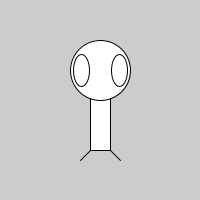
Frame 1 (no input)
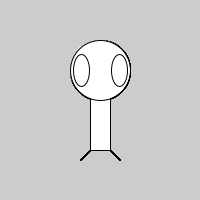
Frame 60 (the mouse pressed at the canvas centre just before this capture)
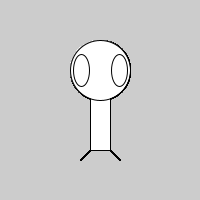
Frame 120 (the mouse held since frame 60 and released just before this capture)

The Processing sketch that drew these frames (run headless with seeded random() and noise(); from frame 60 on, the mouse is pressed at the canvas centre):

// Processing sketch: processing_62404
// ── processing_62404.pde

void setup(){
  size(200,200);
  //background(0);
  //stroke(255);
}
void draw(){
//line(10,20,50,20);
//rect(20,20,70,50);

//rectMode(CENTER);
//rect(40,40,70,30);

//rectMode(CORNERS);
//rect(20,30,70,70);

//ellipseMode(CENTER);
//ellipse(40,40,50,70);

//ellipseMode(CORNER);
//ellipse(20,20,40,70);

//ellipseMode(CORNERS);
//ellipse(10,30,80,70);

rectMode(CENTER);
rect(100,100,20,100);
ellipse(100,70,60,60);
ellipse(81,70,16,32); 
ellipse(119,70,16,32); 
line(90,150,80,160);
line(110,150,120,160);


}
